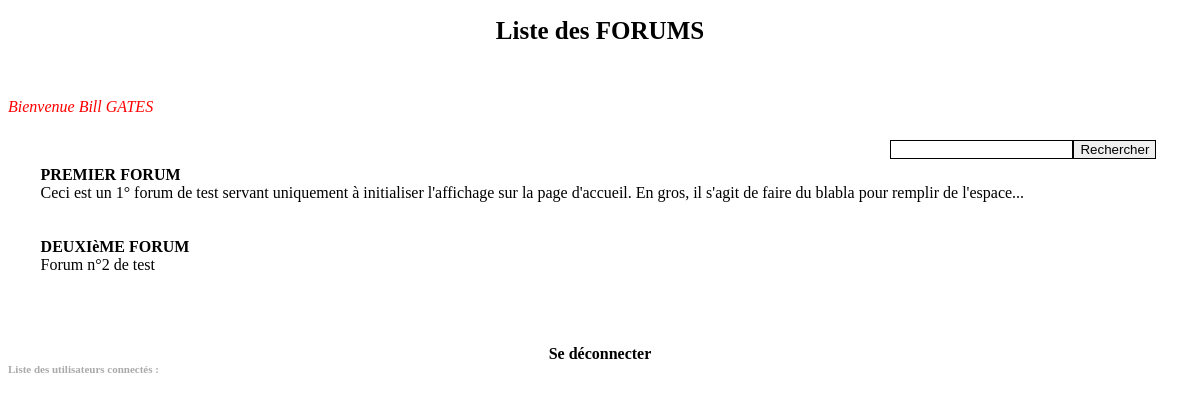
/ (signed in), run on the app's committed database.
### tables this page shows
CREATE TABLE `forums` (
  `id_forum` int(11) NOT NULL AUTO_INCREMENT,
  `titre` mediumtext NOT NULL,
  `description` mediumtext NOT NULL,
  PRIMARY KEY (`id_forum`)
);

### www/index.php (the view, shortened to what this page needs)
<?php
include('./fonctions.php');
?>
<!DOCTYPE HTML PUBLIC "-//W3C//DTD HTML 4.01 Transitional//EN"
"http://www.w3.org/TR/html4/loose.dtd">
<html>
<head>
</head>
<body>
<h1>Liste des FORUMS</h1>
<br>
<br>
<span class="welcome">
<?php
if($_SESSION['sess_log'] == '') {
	echo 'Utilisateur anonyme';
} else {
	echo 'Bienvenue '.$_SESSION['sess_nom'];
}
?><br></span>
<br>
<table align="center" width="95%">
<?php
echo '<tr><td align="right">'.recherche('tout').'</td></tr>';
$sql = 'select * from forums';
$req = mysqli_query($lien,$sql);
while($ligne = mysqli_fetch_object($req)) {
	echo '<tr><td><a href="topics.php?id_forum='.$ligne->id_forum.'">'.strtoupper($ligne->titre).'</a><br>';
	echo ''.$ligne->description.'</i></font>';
	echo '</td></tr>';
	echo '<tr height="30"><td>&nbsp;</td></tr>';
}
?>
</table>
<br>
<br>
<?php
if($_SESSION['sess_log'] != '') {
	echo '<center><a href="index.php?deco=1">Se d&eacute;connecter</a></center>';
}
echo "<span class=\"liste\">Liste des utilisateurs connect&eacute;s : ".afficheConnected()."</span>";
?>
</body>
</html>

### www/styles.css (style rules this page uses)
a:link { color: black; font-weight: bold; text-decoration:none; }
.welcome { color: red; font-style:italic; font-size: 16px; }
h1 { text-align:center; font-size: 25px; color: black; }
.liste { color: #AAAAAA; font-size: 11px; font-weight:bold; }

### data on the page
forums: titre "PREMIER FORUM", description "Ceci est un 1° forum de test servant uniquement à initialiser l'affichage sur la page d'accueil. En gros, il s'agit de faire du blabla pour remplir de l'espace..."
forums: titre "DEUXIèME FORUM", description "Forum n°2 de test"

### other printed values
$_SESSION['sess_nom'] "Bill GATES"
